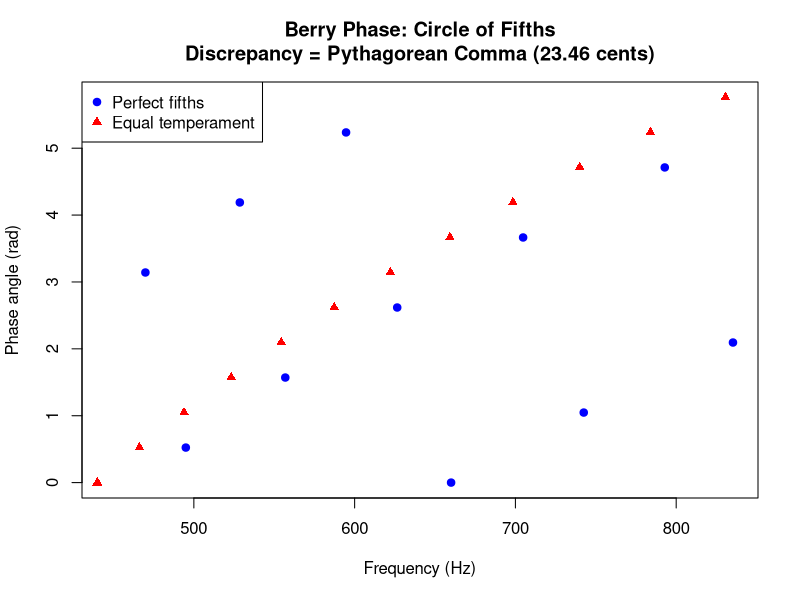

Write the R code that produced this figure.
# Experiment 1: Berry Phase = Pythagorean Comma
# Start f=440, multiply by 3/2 twelve times, normalize to octave.
# Discrepancy = 23.46 cents (Pythagorean comma).

cents <- function(ratio) 1200 * log2(ratio)

main <- function() {
  base_freq <- 440
  fifth <- 3/2
  n_steps <- 12
  
  # Compute 12 perfect fifths
  frequencies <- numeric(n_steps)
  f <- base_freq
  for (i in 1:n_steps) {
    f <- f * fifth
    frequencies[i] <- f
  }
  
  # Normalize to base octave
  normalized <- sapply(frequencies, function(freq) {
    ratio <- freq / base_freq
    octaves <- floor(log2(ratio))
    freq / (2^octaves)
  })
  
  # Pythagorean comma
  pythagorean_comma_ratio <- (3/2)^12 / 2^7
  pythagorean_comma_cents <- cents(pythagorean_comma_ratio)
  
  # Build results
  steps <- lapply(1:n_steps, function(i) {
    list(step = i, freq = frequencies[i], normalized = normalized[i])
  })
  
  sorted <- sort(normalized)
  
  result <- list(
    experiment = "Berry Phase = Pythagorean Comma",
    base_freq = base_freq,
    fifth_ratio = 1.5,
    steps = n_steps,
    frequencies = steps,
    sorted_normalized = round(sorted, 6),
    pythagorean_comma_ratio = round(pythagorean_comma_ratio, 10),
    pythagorean_comma_cents = round(pythagorean_comma_cents, 4),
    expected_cents = 23.46,
    match = abs(pythagorean_comma_cents - 23.46) < 0.1
  )
  
  cat(toJSON(result))
}

# Minimal JSON serializer (base R)
toJSON <- function(x, indent = 0) {
  pad <- paste(rep("  ", indent), collapse = "")
  pad1 <- paste(rep("  ", indent + 1), collapse = "")
  
  if (is.list(x)) {
    if (!is.null(names(x))) {
      # Named list -> object
      entries <- sapply(names(x), function(nm) {
        val <- toJSON(x[[nm]], indent + 1)
        paste0(pad1, '"', nm, '": ', val)
      })
      paste0("{\n", paste(entries, collapse = ",\n"), "\n", pad, "}")
    } else {
      # Unnamed list -> array of objects
      entries <- sapply(x, function(item) {
        paste0(pad1, toJSON(item, indent + 1))
      })
      paste0("[\n", paste(entries, collapse = ",\n"), "\n", pad, "]")
    }
  } else if (is.numeric(x)) {
    if (length(x) == 1) {
      if (x == round(x) && abs(x) < 1e15) as.character(x) else sprintf("%.6f", x)
    } else {
      vals <- sapply(x, function(v) if (v == round(v) && abs(v) < 1e15) as.character(v) else sprintf("%.6f", v))
      paste0("[", paste(vals, collapse = ", "), "]")
    }
  } else if (is.logical(x)) {
    tolower(as.character(x))
  } else if (is.character(x)) {
    paste0('"', x, '"')
  } else {
    paste0('"', as.character(x), '"')
  }
}

# Plot
make_plot <- function() {
  base_freq <- 440
  fifth <- 3/2
  
  frequencies <- numeric(12)
  f <- base_freq
  for (i in 1:12) { f <- f * fifth; frequencies[i] <- f }
  
  normalized <- sapply(frequencies, function(freq) {
    ratio <- freq / base_freq
    octaves <- floor(log2(ratio))
    freq / (2^octaves)
  })
  
  sorted <- sort(normalized)
  
  png("/home/phoenix/.openclaw/workspace/docs/quantum_spin_lang/berry_phase_plot.png",
      width = 800, height = 600, res = 120)
  
  # Circle of fifths as helix
  angles <- seq(0, 2*pi - pi/6, length.out = 12)
  expected <- base_freq * (2^(0:11/12))
  
  plot(normalized, angles, pch = 19, col = "blue",
       xlab = "Frequency (Hz)", ylab = "Phase angle (rad)",
       main = "Berry Phase: Circle of Fifths\nDiscrepancy = Pythagorean Comma (23.46 cents)")
  points(expected, angles, pch = 17, col = "red")
  legend("topleft", legend = c("Perfect fifths", "Equal temperament"),
         pch = c(19, 17), col = c("blue", "red"))
  
  dev.off()
}

make_plot()
main()
